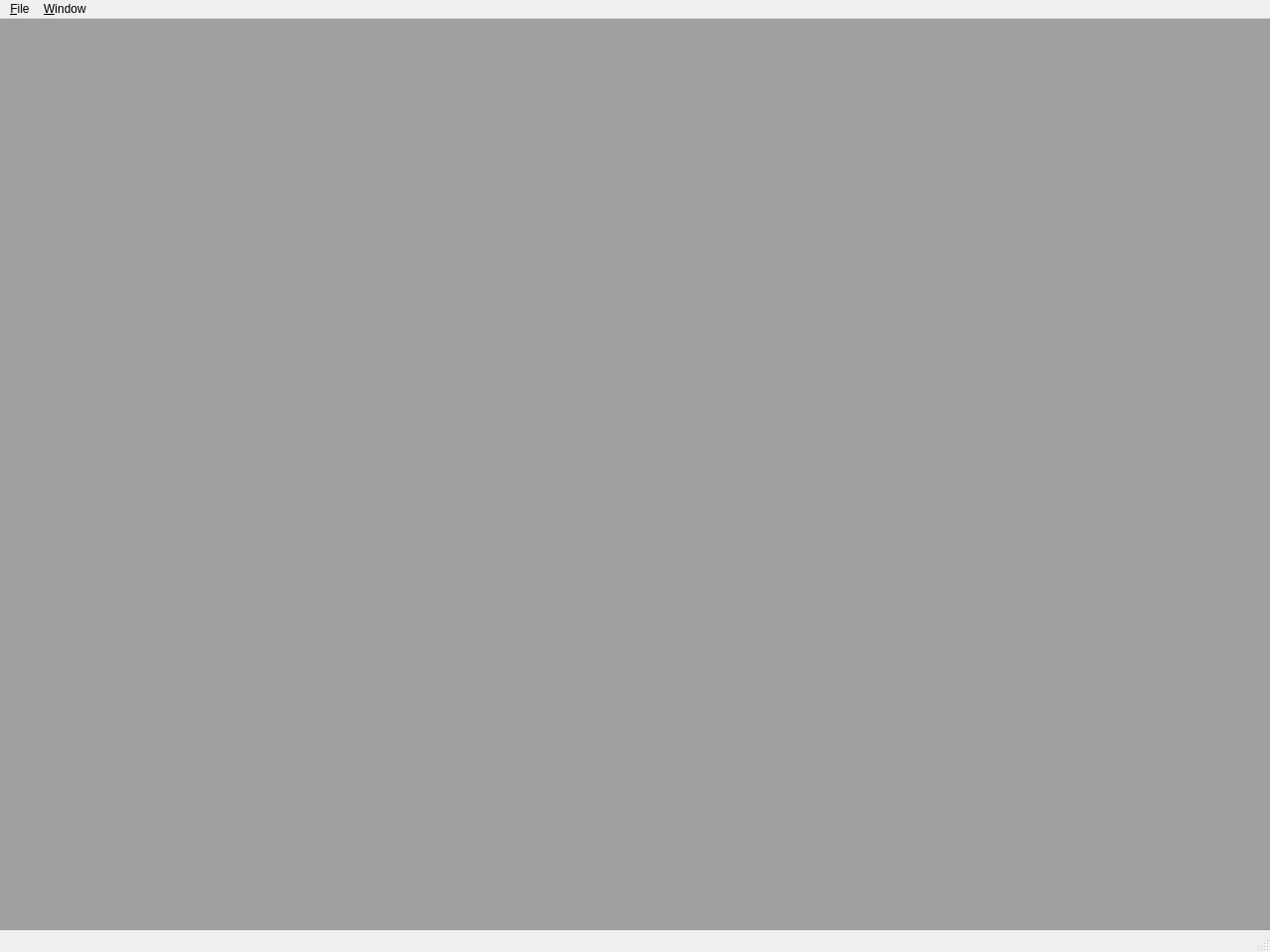
<?xml version="1.0" encoding="UTF-8"?>
<ui version="4.0">
 <class>MainWindow</class>
 <widget class="QMainWindow" name="MainWindow">
  <property name="geometry">
   <rect>
    <x>0</x>
    <y>0</y>
    <width>1280</width>
    <height>960</height>
   </rect>
  </property>
  <property name="windowTitle">
   <string>OTlab</string>
  </property>
  <widget class="QWidget" name="centralwidget">
   <layout class="QVBoxLayout" name="verticalLayout">
    <property name="margin">
     <number>0</number>
    </property>
    <item>
     <widget class="QMdiArea" name="mdiArea"/>
    </item>
   </layout>
  </widget>
  <widget class="QMenuBar" name="menubar">
   <property name="geometry">
    <rect>
     <x>0</x>
     <y>0</y>
     <width>1280</width>
     <height>26</height>
    </rect>
   </property>
   <widget class="QMenu" name="menuFile">
    <property name="title">
     <string>&amp;File</string>
    </property>
    <addaction name="actionAdd_user"/>
    <addaction name="separator"/>
    <addaction name="actionQuit"/>
   </widget>
   <widget class="QMenu" name="menuWindow">
    <property name="title">
     <string>&amp;Window</string>
    </property>
    <addaction name="actionClose"/>
    <addaction name="actionClose_all"/>
    <addaction name="separator"/>
    <addaction name="actionTile"/>
    <addaction name="actionCascade"/>
    <addaction name="separator"/>
    <addaction name="actionNext_window"/>
    <addaction name="actionPrevious_window"/>
   </widget>
   <addaction name="menuFile"/>
   <addaction name="menuWindow"/>
  </widget>
  <widget class="QStatusBar" name="statusbar"/>
  <action name="actionQuit">
   <property name="text">
    <string>&amp;Quit</string>
   </property>
  </action>
  <action name="actionClose">
   <property name="text">
    <string>&amp;Close</string>
   </property>
  </action>
  <action name="actionClose_all">
   <property name="text">
    <string>Close &amp;all</string>
   </property>
  </action>
  <action name="actionTile">
   <property name="text">
    <string>&amp;Tile</string>
   </property>
  </action>
  <action name="actionCascade">
   <property name="text">
    <string>Ca&amp;scade</string>
   </property>
  </action>
  <action name="actionArrange">
   <property name="text">
    <string>A&amp;rrange icons</string>
   </property>
  </action>
  <action name="actionNext_window">
   <property name="text">
    <string>&amp;Next window</string>
   </property>
  </action>
  <action name="actionPrevious_window">
   <property name="text">
    <string>&amp;Previous window</string>
   </property>
  </action>
  <action name="actionAdd_user">
   <property name="text">
    <string>&amp;Add user</string>
   </property>
   <property name="shortcut">
    <string>Ctrl+A</string>
   </property>
  </action>
 </widget>
 <resources/>
 <connections>
  <connection>
   <sender>actionCascade</sender>
   <signal>triggered()</signal>
   <receiver>mdiArea</receiver>
   <slot>cascadeSubWindows()</slot>
   <hints>
    <hint type="sourcelabel">
     <x>-1</x>
     <y>-1</y>
    </hint>
    <hint type="destinationlabel">
     <x>431</x>
     <y>307</y>
    </hint>
   </hints>
  </connection>
  <connection>
   <sender>actionClose</sender>
   <signal>triggered()</signal>
   <receiver>mdiArea</receiver>
   <slot>closeActiveSubWindow()</slot>
   <hints>
    <hint type="sourcelabel">
     <x>-1</x>
     <y>-1</y>
    </hint>
    <hint type="destinationlabel">
     <x>431</x>
     <y>307</y>
    </hint>
   </hints>
  </connection>
  <connection>
   <sender>actionClose_all</sender>
   <signal>triggered()</signal>
   <receiver>mdiArea</receiver>
   <slot>closeAllSubWindows()</slot>
   <hints>
    <hint type="sourcelabel">
     <x>-1</x>
     <y>-1</y>
    </hint>
    <hint type="destinationlabel">
     <x>431</x>
     <y>307</y>
    </hint>
   </hints>
  </connection>
  <connection>
   <sender>actionTile</sender>
   <signal>triggered()</signal>
   <receiver>mdiArea</receiver>
   <slot>tileSubWindows()</slot>
   <hints>
    <hint type="sourcelabel">
     <x>-1</x>
     <y>-1</y>
    </hint>
    <hint type="destinationlabel">
     <x>431</x>
     <y>307</y>
    </hint>
   </hints>
  </connection>
  <connection>
   <sender>actionNext_window</sender>
   <signal>triggered()</signal>
   <receiver>mdiArea</receiver>
   <slot>activateNextSubWindow()</slot>
   <hints>
    <hint type="sourcelabel">
     <x>-1</x>
     <y>-1</y>
    </hint>
    <hint type="destinationlabel">
     <x>431</x>
     <y>307</y>
    </hint>
   </hints>
  </connection>
  <connection>
   <sender>actionPrevious_window</sender>
   <signal>triggered()</signal>
   <receiver>mdiArea</receiver>
   <slot>activatePreviousSubWindow()</slot>
   <hints>
    <hint type="sourcelabel">
     <x>-1</x>
     <y>-1</y>
    </hint>
    <hint type="destinationlabel">
     <x>431</x>
     <y>307</y>
    </hint>
   </hints>
  </connection>
  <connection>
   <sender>actionQuit</sender>
   <signal>triggered()</signal>
   <receiver>MainWindow</receiver>
   <slot>close()</slot>
   <hints>
    <hint type="sourcelabel">
     <x>-1</x>
     <y>-1</y>
    </hint>
    <hint type="destinationlabel">
     <x>431</x>
     <y>305</y>
    </hint>
   </hints>
  </connection>
 </connections>
</ui>
